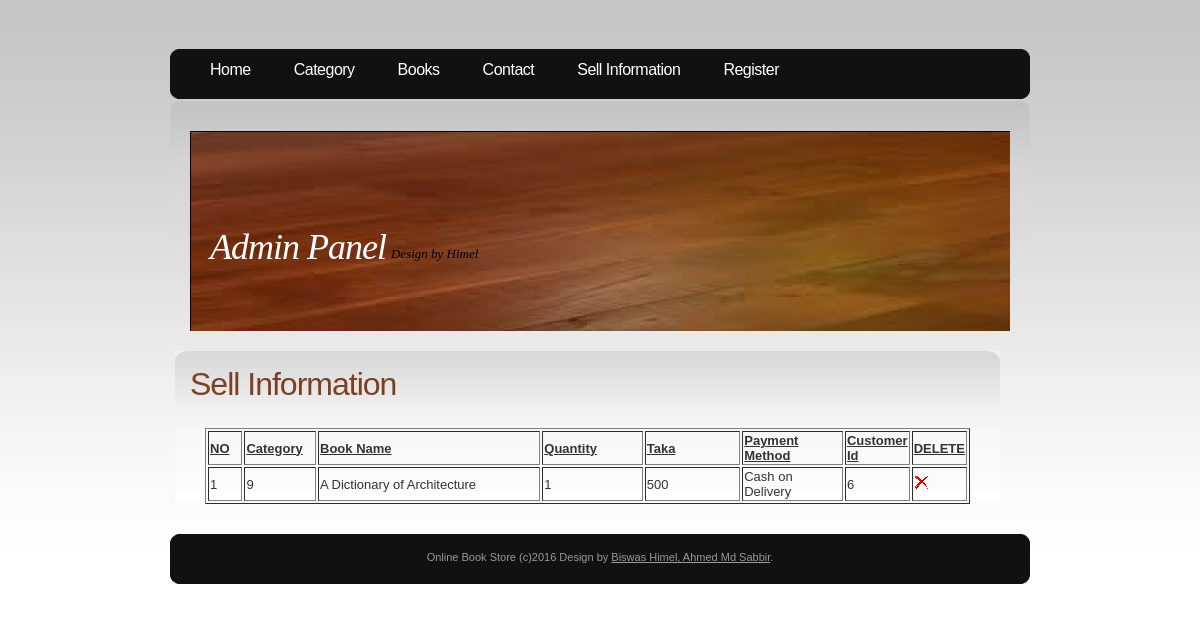
/admin/sellinfo.php, run on the app's committed database.
### tables this page shows
CREATE TABLE IF NOT EXISTS `sell_info` (
  `id` int(11) NOT NULL AUTO_INCREMENT,
  `pcat` varchar(200) NOT NULL,
  `product` varchar(200) NOT NULL,
  `qty` int(20) NOT NULL,
  `rate` int(20) NOT NULL,
  `tk` int(35) NOT NULL,
  `billSystem` varchar(50) NOT NULL,
  `cus_id` int(22) NOT NULL,
  PRIMARY KEY (`id`)
);

### admin/sellinfo.php (the view, shortened to what this page needs)
<?php
$link=mysql_connect("localhost","root","")or die("Can't Connect...");
	$q="select * from sell_info";
	 $res=mysql_query($q,$link) or die("Can't Execute Query...");
	?>
<!DOCTYPE html>
<html >
<head>
		<?php
			include("includes/head.inc.php");
		?>
</head>
<body>
<div id="header">
	<div id="menu">
		<?php
			include("includes/menu.inc.php");
		?>
	</div>
</div>
<div id="logo-wrap">
<div id="logo">
		<?php
			include("includes/logo.inc.php");
		?>
</div>
</div>
<div id="page">
	<div id="content">
		<div class="post">
			<h1 class="title"> Sell Information</h1>
			<div class="entry">
					<table border='1' WIDTH='100%'>
						<tr>
								<td WIDTH='5%'><b><u>NO</u></b>
								<TD WIDTH='10%'><b><u>Category</u></b>
								<TD WIDTH='35%'><b><u>Book Name</u></b>
								<TD WIDTH='15%'><b><u>Quantity</u></b>
								<TD WIDTH='15%'><b><u>Taka</u></b>
								<TD WIDTH='15%'><b><u>Payment Method</u></b>
								<TD WIDTH='15%'><b><u>Customer Id</u></b>
								<TD WIDTH='15%'><b><u>DELETE</u></b>
						</tr>
						<?php
							$count=1;
							while($row=mysql_fetch_assoc($res))
							{
							echo '<tr>
										<td>'.$count.'
										<td>'.$row['id'].'
										<td>'.$row['product'].'
										<td>'.$row['qty'].'
										<td>'.$row['tk'].'
										<td>'.$row['billSystem'].'
										<td>'.$row['cus_id'].'
										<td><a href="process_del_contact.php?sid='.$row['id'].'"><img src="images/drop.png" ></a>
									</tr>';
									$count++;
							}
						?>
					</TABLE>
			</div>
		</div>
	</div>
	<div style="clear: both;">&nbsp;</div>
</div>
<div id="footer">
			<?php
				include("includes/footer.inc.php");
			?>
</div>
</body>
</html>

### admin/default.css (style rules this page uses)
body { margin-top: 49px; padding: 0; background: url(images/img01.jpg) repeat-x left top; font-family: "Trebuchet MS", Arial, Helvetica, sans-serif; font-size: 13px; color: #333333; }
h1, h2, h3 { margin: 0; font-weight: normal; color: #7C3F22; }
h1 { letter-spacing: -1px; font-size: 32px; }
a:link { color: #4E8006; }
img { border: none; }
#header { width: 860px; height: 52px; margin: 0 auto; background: url(images/img02.jpg) no-repeat left top; }
#menu { float: left; width: 860px; height: 54px; }
#logo-wrap { width: 860px; margin: 0 auto; padding: 30px 0 20px 0; background: url(images/img03.jpg) no-repeat left top; }
#logo { width: 820px; height: 200px; margin: 0 auto; background: url(images/img05.jpg) no-repeat left top; }
#page { width: 850px; margin: 0 auto; }
#content { float: left; width: 825px; background: url(images/img10.jpg) no-repeat left top; }
.post { padding: 15px 15px; }
.post .title { margin-bottom: 20px; padding-bottom: 5px; }
.post .entry { padding: 0 15px; }
#footer { margin: 0 auto; height: 64px; min-height: 64px; padding: 0; }
html>body #footer { height: auto; }

### data on the page
sell_info: id "9", product "A Dictionary of Architecture", qty "1", tk "500", billSystem "Cash on Delivery", cus "6"
